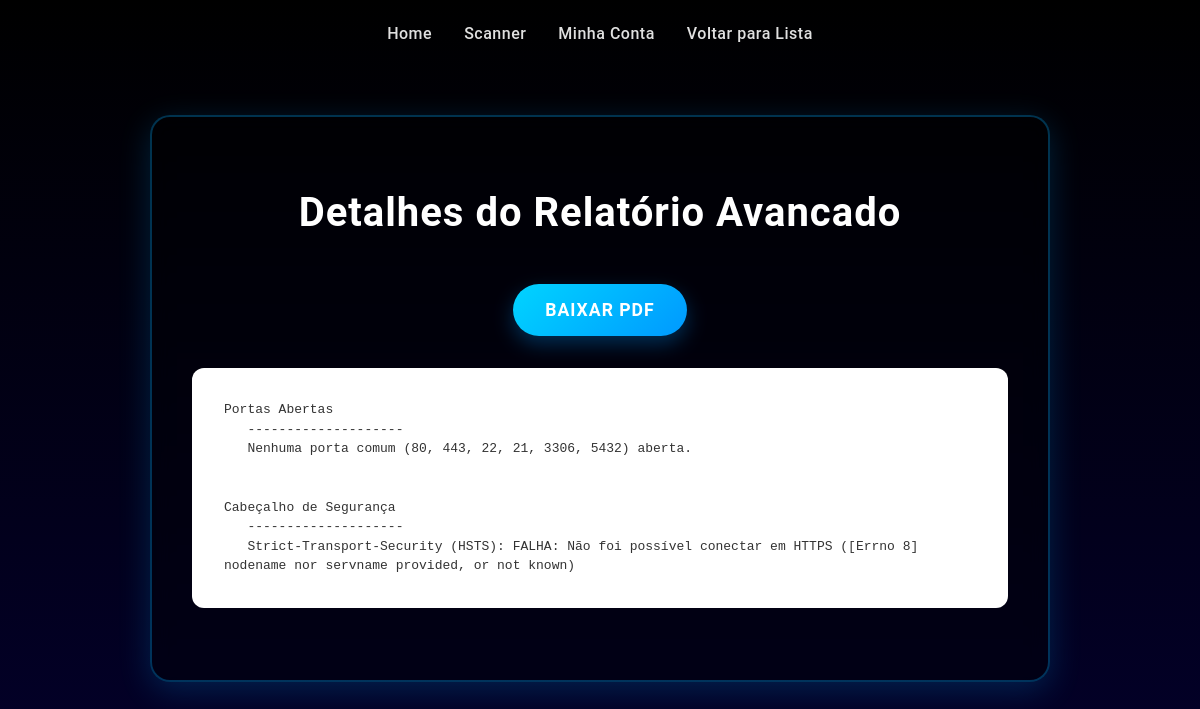
Screenshot of /visualizar_relatorio/2/avancado (signed in) with the database file from the repository.
### app/models.py (models this page shows, shortened)
class Cliente(db.Model):
    id = db.Column(db.Integer, primary_key=True)
    cliente_nome = db.Column(db.String(80), nullable=False)
    cliente_email = db.Column(db.String(320), unique=True, nullable=False)
    cliente_senha = db.Column(db.String(128))
    cliente_status = db.Column(db.String(10), nullable=False, default='ativo')
    nivel_acesso = db.Column(db.String(20), nullable=False, default='basico') #1 cliente só pode ter 1 nível
    relatorios_basicos = db.relationship('RelatorioBasico', backref='cliente', lazy=True, cascade="all, delete-orphan")  #    # Um cliente pode ter VÁRIOS relatórios básicos
    relatorios_intermediarios = db.relationship('RelatorioIntermediario', backref='cliente', lazy=True, cascade="all, delete-orphan")       # Um cliente pode ter VÁRIOS relatórios intermediários
    relatorios_avancados = db.relationship('RelatorioAvancado', backref='cliente', lazy=True, cascade="all, delete-orphan")       # Um cliente pode ter VÁRIOS relatórios avançados

class RelatorioAvancado(db.Model):
    id = db.Column(db.Integer, primary_key=True)
    conteudo = db.Column(db.Text, nullable=False)
    data_criacao = db.Column(db.DateTime, nullable=False, default=datetime.utcnow)
    cliente_id = db.Column(db.Integer, db.ForeignKey('cliente.id'), nullable=False)

### app/routes.py (the view)
@main_bp.route('/visualizar_relatorio/<int:relatorio_id>/<tipo>')
def visualizar_relatorio(relatorio_id, tipo):
    if 'cliente_id' not in session:
        flash('Você precisa estar logado para acessar esta página.', 'warning')
        return redirect(url_for('main.login'))
    cliente = Cliente.query.get(session['cliente_id'])
    if tipo == 'basico':
        relatorio = RelatorioBasico.query.get_or_404(relatorio_id)
    elif tipo == 'intermediario':
        relatorio = RelatorioIntermediario.query.get_or_404(relatorio_id)
    elif tipo == 'avancado':
        relatorio = RelatorioAvancado.query.get_or_404(relatorio_id)
    else:
        flash('Tipo de relatório inválido.', 'danger')
        return redirect(url_for('main.relatorios_recentes'))
    if relatorio.cliente_id != cliente.id:
        flash('Você não tem permissão para visualizar este relatório.', 'danger')
        return redirect(url_for('main.relatorios_recentes'))
    return render_template('visualizar_relatorio.html', relatorio=relatorio, tipo=tipo)

### app/templates/visualizar_relatorio.html (shortened to what this page needs)
<!DOCTYPE html>
<html lang="pt-BR">
<head>
    <link rel="stylesheet" href="{{ url_for('static', filename='css/style.css') }}">
</head>
<body>
    <div>
        <nav>
            <a href="/">Home</a>
            <a href="/scaner">Scanner</a>
            <a href="/minha_conta">Minha Conta</a>
            <a href="{{ url_for('main.relatorios_recentes') }}">Voltar para Lista</a>
        </nav>
    </div>
    <div class="card-conteudo"> <h1>Detalhes do Relatório {{ tipo.title() }}</h1>
        <a href="{{ url_for('main.download_relatorio', relatorio_id=relatorio.id, tipo=tipo) }}"
        class="btn-submit" style="width: auto; padding: 1rem 2rem;">
        Baixar PDF
        </a>
        <div class="conteudo-tecnico">
            <pre>{{ relatorio.conteudo }}</pre>
        </div>
    </div>
</body>
</html>

### app/static/css/style.css (style rules this page uses)
* { margin: 0; padding: 0; box-sizing: border-box; }
html { height: 100%; }
body { font-family: 'Montserrat', 'Poppins', 'Roboto', sans-serif; background: linear-gradient(to bottom, #000000 0%, #03002b 100%); min-height: 100%; color: #ffffff; background-attachment: fixed; }
h1, h2 { text-align: center; color: #ffffff; font-weight: 700; letter-spacing: 1px; }
h1 { font-size: 2.5rem; margin: 2rem 0; }
nav { padding: 1.5rem 2rem; display: flex; gap: 2rem; align-items: center; justify-content: center; }
nav a { color: #e0e0e0; text-decoration: none; font-size: 1rem; font-weight: 500; transition: color 0.3s ease; letter-spacing: 0.5px; }
.btn-submit, .btn-selecionar, .btn-basico, .chama_pagamento button, .acoes-pagamento button { width: 100%; background: linear-gradient(135deg, #00d4ff 0%, #0099ff 100%); border: none; border-radius: 50px; padding: 1.2rem; cursor: pointer; transition: all 0.3s ease; box-shadow: 0 8px 20px rgba(0, 153, 255, 0.3); color: #ffffff; font-size: 1.1rem; font-weight: 600; letter-spacing: 1px; text-transform: uppercase; margin-top: 1rem; text-decoration: none; display: inline-block; text-align: center; }
.card-conteudo { max-width: 900px; margin: 3rem auto; padding: 2.5rem; background: rgba(0, 0, 0, 0.4); border-radius: 20px; box-shadow: 0 8px 32px rgba(0, 170, 255, 0.2); backdrop-filter: blur(10px); border: 2px solid rgba(0, 170, 255, 0.3); text-align: center; }
.conteudo-tecnico { background-color: #ffffff; border-radius: 12px; padding: 2rem; font-family: 'Courier New', Courier, monospace; line-height: 1.5; overflow-x: auto; margin: 2rem 0; text-align: left; }
.conteudo-tecnico pre { margin: 0; white-space: pre-wrap; word-wrap: break-word; color: #333; }

### rows the page displays
Cliente: title "Avancado"
RelatorioAvancado: conteudo "Portas Abertas -------------------- Nenhuma porta comum (80, 443, 22, 21, 3306, 5432) aberta. Cabeçalho de Segurança -------------------- Strict-Transport-Security (HSTS): FALHA: Não foi possível conectar em HTTPS ([Errno 8] nodename nor servname provided, or not known)"
